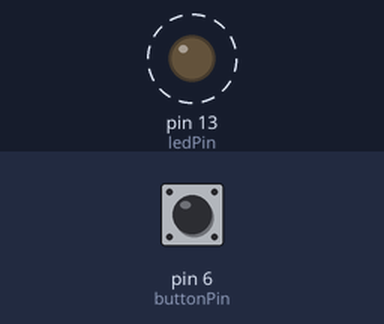
A sketch run on a simulated Arduino Uno, built with avr-gcc and run on an emulated ATmega328P. On the bench: output pins drawn as LEDs (lit = HIGH). Dashed ring = blinking. Inputs (shaded band) come from the test bench; at power-on: pin 6 (buttonPin) LOW. What the sketch prints to the serial monitor is not drawn.

Above: at 0.5 s.
Timing chart, 0 to 4.6 s (numbered marks = the images above):
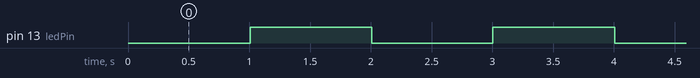

Measured:
- by itself, pin 13 (ledPin): alternates HIGH for 1.0 s and LOW for 1.0 s

The sketch:

W08_03_delayProblem_timerSolution.ino
```cpp
// W08_03_delayProblem_timerSolution
// open serial monitor once code is uploaded

// need button circuit on pin 6, led on pin 13
int buttonPin = 6;
int buttonState = 0;

int ledPin = 13;
int ledState = 0;

// timer variables
unsigned long timeNow = 0;
unsigned long ledBlink_Interval = 1000;
unsigned long ledBlink_Start = 0;
unsigned long ledBlink_ElapsedTime = 0;

void setup() {
  // put your setup code here, to run once:
  Serial.begin(9600);
  while (!Serial);
  pinMode(buttonPin, INPUT);
  pinMode(ledPin,    OUTPUT);
}

void loop() {

  // open PLOTTER to see what is happening

  // read the button
  buttonState = digitalRead( buttonPin );
  Serial.print ( buttonState );
  Serial.print ('\t');


//  //***** delay solution *****
//    ledState = 1 - ledState;         // toggle LED
//    digitalWrite(ledPin, ledState);  // write to LED
//    printLEDState();                 // print out LED state
//
//    delay(1000);                     // delay 1 second for blink
//  // ***** delay solution *****

  //   ***** timer solution *****
       timeNow = millis();

       // NOTE::  timeNow - ledBlink_Start == elapsed time
       if ( timeNow - ledBlink_Start  > ledBlink_Interval ) {
          ledState = 1 - ledState;             // toggle LED
          ledBlink_Start += ledBlink_Interval; // reset timer
       }

      digitalWrite(ledPin, ledState); // write to LED
      printLEDState();                // print out LED state
  //  ***** end timer solution *****


  Serial.println();
}


void printLEDState() {
  int shift = 3; // move the LED above the botton on display
  // output the state to monitor
  if (ledState == 1) {
    //Serial.print("\tLED HIGH\t");
    Serial.print(1 + shift);
  } else {
    //Serial.print("\tLED LOW\t");
    Serial.print(0 + shift);
  }
}
```
